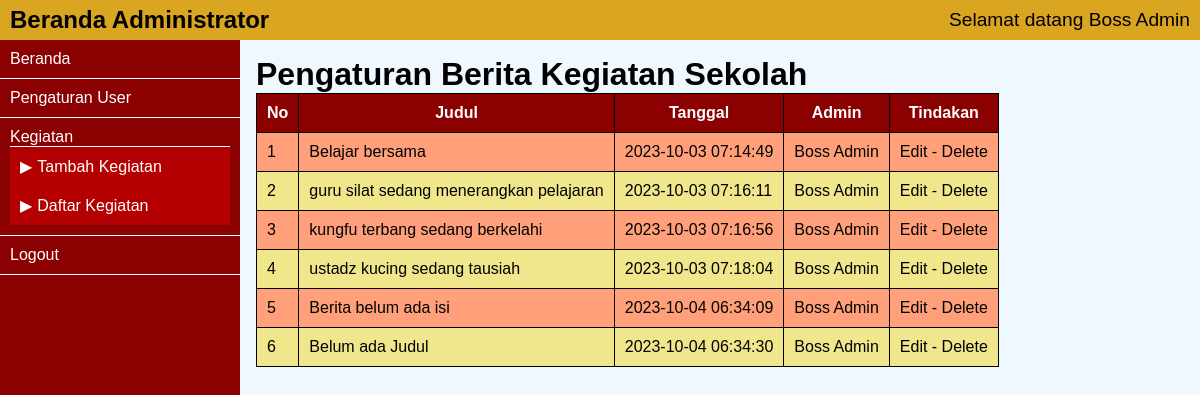
The page /admin/kegiatan-daftar.php (signed in) on the database as committed earlier.
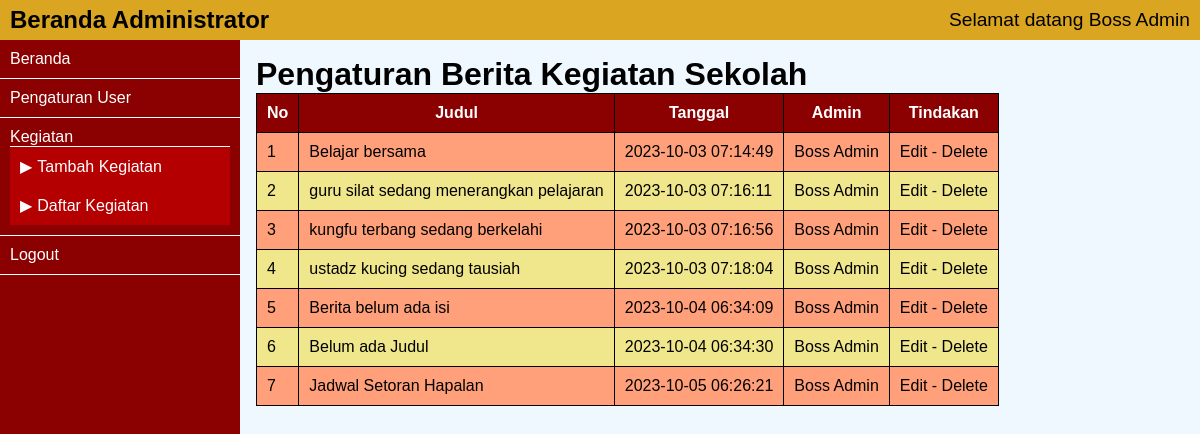
The same page on the database as committed later.
### tables this page shows
CREATE TABLE `kegiatan` (
  `ID_kegiatan` int(10) NOT NULL,
  `judul_kegiatan` varchar(200) NOT NULL,
  `artikel_kegiatan` text NOT NULL,
  `tgl_upload` datetime NOT NULL,
  `ID_admin` int(2) NOT NULL
);

### admin/functions.php (the view, shortened to what this page needs)
<?php
function get_data( $sql ) {
    global $koneksi;
    $hasil = array();
    $query = mysqli_query($koneksi, $sql);
    if (mysqli_num_rows($query) == 0) {
        return $hasil;
    }
    else
    {
        while( $row = mysqli_fetch_assoc($query)){
            $hasil[] = $row;
        }
        return $hasil;
    }
}
function buat_tabel( $class, $judul, $array ) {
    $nomor_urut = 1;
    $hasil = "<table class='$class'>";
    $hasil .= "<tr><th>No</th>";
    for($i=0; $i<count($judul); $i++) {
        $hasil .= "<th>$judul[$i]</th>";
    }
    $hasil .= "</tr>";
    for ($i=0; $i<count($array); $i++) {
        $hasil .= "<tr>";
        $hasil .= "<td>$nomor_urut</td>";
        $nomor_urut ++;
        $baris = $array[$i];
        for ($j=0; $j<count($baris); $j++) {
            $hasil .= "<TD>$baris[$j]</TD>";
        }
        $hasil .= "</tr>";
    }
    $hasil .= "</table>";
    echo $hasil;
}

Rows that differ between the two databases and show on the page:
added kegiatan: judul_kegiatan "Jadwal Setoran Hapalan", tgl_upload "2023-10-05 06:26:21"
Other text that changed with them:
new list line: "7 Edit - Delete"
new list line: "Boss Admin"
